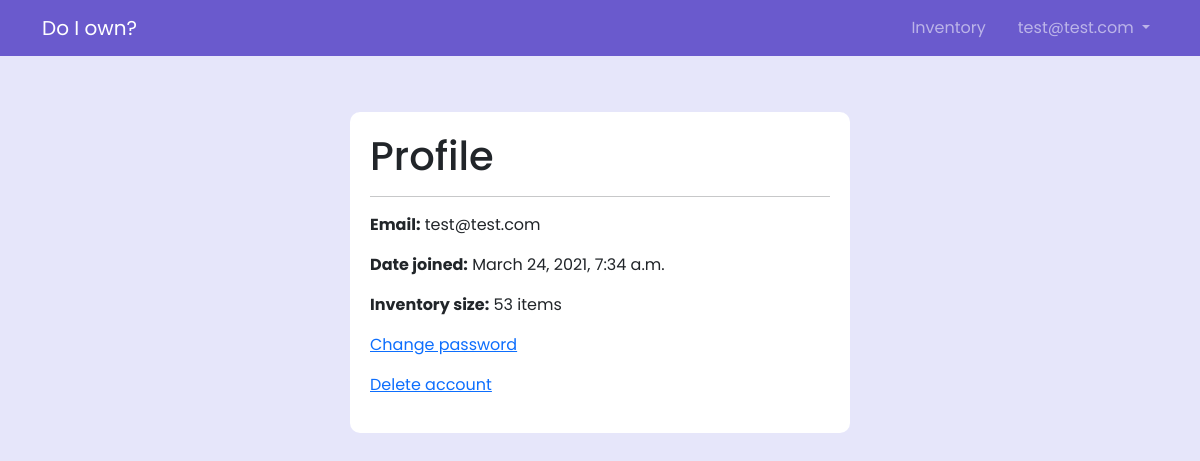
The app's page /accounts/profile/ (signed in) with its own data.
### accounts/models.py (models this page shows, shortened)
class EmailUser(AbstractUser):
    username = None
    email = models.EmailField(_('email address'), unique=True)
    USERNAME_FIELD = 'email'
    REQUIRED_FIELDS = []
    objects = EmailUserManager()

### accounts/views.py (the view)
# urls.py: path('profile/', views.ProfileView.as_view(), name='profile'),
@method_decorator(login_required, name='dispatch')
class ProfileView(TemplateView):
    template_name = 'registration/profile.html'

### templates/registration/profile.html
{% extends "base.html" %}
{% block content %}
  <div class="custom-card mx-auto mt-5 max-w-medium">
    <h1>Profile</h1>
    <hr>
    <p><b>Email:</b> {{ user.email }}</p>
    <p><b>Date joined:</b> {{ user.date_joined }}</p>
    <p><b>Inventory size:</b> {{ user.items.count }} items</p>
    <p><a href="{% url 'password_change' %}">Change password</a></p>
    <p><a href="{% url 'delete_confirm' %}">Delete account</a></p>
  </div>
{% endblock content %}

### templates/nav.html (shortened to what this page needs)
<nav class="navbar navbar-expand-sm navbar-dark">
  <div class="container">
    <a class="navbar-brand" href="/">Do I own?</a>
    <div class="collapse navbar-collapse" id="navbarNavDropdown">
      <ul class="navbar-nav ms-auto">
        {% if user.is_authenticated %}
          <li class="nav-item px-3">
            <a class="nav-link" href="{% url 'inventory' %}">Inventory</a>
          </li>
          <li class="nav-item dropdown">
            <a class="nav-link dropdown-toggle" href="#" id="navbarDropdownMenuLink" role="button" data-bs-toggle="dropdown" aria-expanded="false">
              {{ user.email }}
            </a>
          </li>
        {% endif %}
      </ul>
    </div>
  </div>
</nav>

### static/css/style.css (style rules this page uses)
:root { --primary-color: #6A5ACD; --secondary-color: #E6E6FA; }
* { font-family: 'Poppins', sans-serif; }
body { background-color: var(--secondary-color); }
nav { background-color: var(--primary-color); }
.max-w-medium { max-width: 500px; }
.custom-card { background-color: white; padding: 20px; border-radius: 10px; }

### records on screen
EmailUser: email "test@test.com", date_joined "March 24, 2021, 7:34 a.m.", items.count "53"
